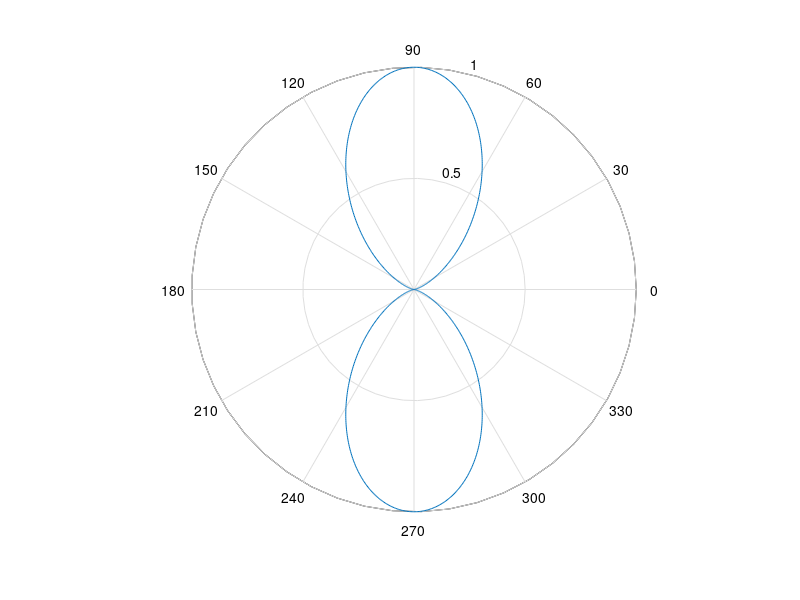

Source code (MATLAB):
clc;
clear all;

N = 2;
lambda = 1;
d = 0.5;

max_angle = 90;
max_rad = max_angle*pi/180;

b = 2*pi/lambda;
alpha = -b*d*cos(max_rad);

phi = linspace(0,2*pi,1000);
epsi = alpha +b*d*cos(phi);


AF = sin(N*epsi/2) ./ (N*sin(epsi/2));
AF_abs = abs(AF);


E_norm = sin(phi);
pattern = abs(E_norm);


polar(phi,AF_abs.*pattern)



